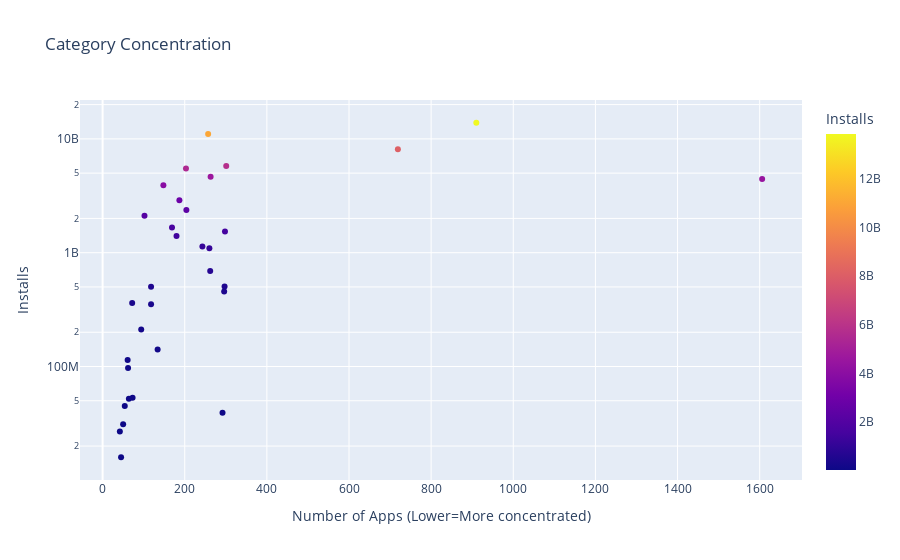

Notebook code for this chart:
### Code cell
scatter = px.scatter(category_merged, 
                    x='App',
                    y='Installs',
                    title='Category Concentration',
                    hover_name=category_merged.index,
                    color='Installs')
scatter.update_layout(xaxis_title='Number of Apps (Lower=More concentrated)',
                     yaxis_title='Installs',
                     yaxis=dict(type='log'))
scatter.show()

### Figure 1 — Plotly figure (JSON) as saved in the notebook; plotly's stock layout.template omitted (floating-point values rounded to 4 significant figures)
{"data": [{"hovertemplate": "<b>%{hovertext}</b><br><br>App=%{x}<br>Installs=%{marker.color}<extra></extra>", "hovertext": ["GAME", "COMMUNICATION", "TOOLS", "PRODUCTIVITY", "SOCIAL", "PHOTOGRAPHY", "FAMILY", "VIDEO_PLAYERS", "TRAVEL_AND_LOCAL", "NEWS_AND_MAGAZINES", "ENTERTAINMENT", "BOOKS_AND_REFERENCE", "PERSONALIZATION", "SHOPPING", "HEALTH_AND_FITNESS", "SPORTS", "BUSINESS", "LIFESTYLE", "MAPS_AND_NAVIGATION", "FINANCE", "WEATHER", "EDUCATION", "FOOD_AND_DRINK", "DATING", "ART_AND_DESIGN", "HOUSE_AND_HOME", "AUTO_AND_VEHICLES", "LIBRARIES_AND_DEMO", "COMICS", "MEDICAL", "PARENTING", "BEAUTY", "EVENTS"], "legendgroup": "", "marker": {"color": [13858762717, 11039241530, 8099724500, 5788070180, 5487841475, 4649143130, 4437554490, 3916897200, 2894859300, 2369110650, 2113660000, 1665791655, 1532352930, 1400331540, 1134006220, 1096431465, 692018120, 503611120, 503267560, 455249400, 361096500, 352852000, 211677750, 140912410, 114233100, 97082000, 53129800, 52083000, 44931100, 39162676, 31116110, 26916200, 15949410], "coloraxis": "coloraxis", "symbol": "circle"}, "mode": "markers", "name": "", "orientation": "v", "showlegend": false, "type": "scatter", "x": [910, 257, 719, 301, 203, 263, 1606, 148, 187, 204, 102, 169, 298, 180, 243, 260, 262, 297, 118, 296, 72, 118, 94, 134, 61, 62, 73, 64, 54, 292, 50, 42, 45], "xaxis": "x", "y": [13858762717, 11039241530, 8099724500, 5788070180, 5487841475, 4649143130, 4437554490, 3916897200, 2894859300, 2369110650, 2113660000, 1665791655, 1532352930, 1400331540, 1134006220, 1096431465, 692018120, 503611120, 503267560, 455249400, 361096500, 352852000, 211677750, 140912410, 114233100, 97082000, 53129800, 52083000, 44931100, 39162676, 31116110, 26916200, 15949410], "yaxis": "y"}], "layout": {"coloraxis": {"colorbar": {"title": {"text": "Installs"}}, "colorscale": [[0, "#0d0887"], [0.1111, "#46039f"], [0.2222, "#7201a8"], [0.3333, "#9c179e"], [0.4444, "#bd3786"], [0.5556, "#d8576b"], [0.6667, "#ed7953"], [0.7778, "#fb9f3a"], [0.8889, "#fdca26"], [1, "#f0f921"]]}, "legend": {"tracegroupgap": 0}, "title": {"text": "Category Concentration"}, "xaxis": {"anchor": "y", "domain": [0, 1], "title": {"text": "Number of Apps (Lower=More concentrated)"}}, "yaxis": {"anchor": "x", "domain": [0, 1], "title": {"text": "Installs"}, "type": "log"}}}
